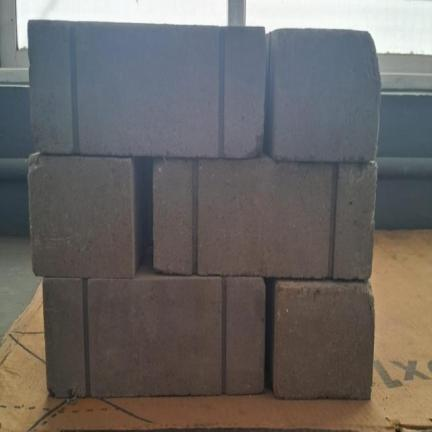
#> input picture test/brick (2).jpg, 432 x 432 px
$ python -i skeleton.py   (imports and definitions only)
#> lines starting #> are read from the running program, lines starting #| are printed output that depends on the picture
"""Skeleton extraction from instance segmentation masks."""

import heapq
from typing import Dict, List, Optional, Tuple

import cv2
import numpy as np
from skimage.morphology import medial_axis, skeletonize

_MASK_SMOOTH_KERNEL = cv2.getStructuringElement(cv2.MORPH_ELLIPSE, (3, 3))
_ERODE_KERNEL = cv2.getStructuringElement(cv2.MORPH_ELLIPSE, (3, 3))
_DCE_EPSILON = 2.0  # contour simplification tolerance (px) before skeletonization
_DENSE_BRICK_FAST_PATH_MIN = 80
_DENSE_BRICK_FAST_PATH_RATIO = 0.8


def _smooth_mask(mask: np.ndarray) -> np.ndarray:
    """Light morphological open — removes noise without bridging adjacent objects."""
    return cv2.morphologyEx(mask, cv2.MORPH_OPEN, _MASK_SMOOTH_KERNEL)


# [30 lines left out: function _dce_simplify_mask, not called in this run]


def _erode_mask(mask: np.ndarray) -> np.ndarray:
    """Light erosion — shrinks masks slightly to prevent edge contact between neighbours."""
    return cv2.erode(mask, _ERODE_KERNEL, iterations=1)


# [158 lines left out: functions _isolate_by_erosion, _fill_binary_holes, _mask_threshold_for_class, _refine_instance_mask, _refine_instance_mask_cropped, _prepare_instance_binaries and 1 more, not called in this run]


_BRICK_BOX_COLORS = [
    (255, 214, 0),
    (255, 96, 96),
    (96, 172, 255),
    (207, 125, 255),
    (64, 220, 180),
]


# [62 lines left out: functions _class_name, _component_centroids, _detect_endpoints_and_branches, _skeleton_length_px, _neighbor_points, not called in this run]


def _edge_weight(a: Tuple[int, int], b: Tuple[int, int]) -> float:
    """Return 8-neighbour graph edge weight between two (y, x) pixels."""
    return float(np.sqrt(2.0)) if a[0] != b[0] and a[1] != b[1] else 1.0


# [743 lines left out: functions _prune_skeleton_branches, _build_skeleton_graph, _dijkstra_skeleton, _reconstruct_path, _longest_skeleton_path, _largest_component and 21 more, not called in this run]


def extract_clean_geometry_overlay(
    image_rgb: np.ndarray,
    result,
    target_classes: Tuple[str, ...] = ("Brick", "I-beam", "nail"),
    draw_labels: bool = False,
) -> Tuple[np.ndarray, List[Dict[str, object]]]:
    """Draw class-specific clean overlays.

    Brick: segmentation mask only.
    I-beam: semantic I-shaped skeleton.
    nail: semantic T-shaped skeleton.
    """
    viz = image_rgb.copy()
    geometry_viz = image_rgb.copy()
    h, w = image_rgb.shape[:2]
    analyses: List[Dict[str, object]] = []
    brick_masks: List[Tuple[np.ndarray, Tuple[int, int, int]]] = []
    drew_geometry = False

    if result.masks is None or result.boxes is None:
        return viz, analyses

    masks = result.masks.data.cpu().numpy()
    cls_ids = result.boxes.cls.cpu().numpy()
    confs = result.boxes.conf.cpu().numpy() if result.boxes.conf is not None else np.full(len(cls_ids), np.nan)
    target_keys = {name.casefold() for name in target_classes}

    class_counts: Dict[str, int] = {}
    for cls_id in cls_ids:
        class_key = _class_name(result, cls_id).casefold()
        class_counts[class_key] = class_counts.get(class_key, 0) + 1

    # --- Use already-refined masks from apply_mask_postprocessing ---
    # The full morph open/close/hole-fill/largest-component pipeline already
    # ran before this function is called. Read directly without re-isolation.
    binaries_isolated = [
        (result.masks.data[idx].cpu().numpy() > 0).astype(np.uint8)
        for idx in range(result.masks.data.shape[0])
    ]

    if "i-beam" in target_keys:
        ibeam_viz, ibeam_analyses = analyze_skeleton_polylines(
            image_rgb,
            result,
            target_class="I-beam",
            draw_labels=False,
            draw_axis=False,
        )
        changed = np.any(ibeam_viz != image_rgb, axis=2)
        if np.any(changed):
            geometry_viz[changed] = ibeam_viz[changed]
            drew_geometry = True
        analyses.extend(ibeam_analyses)

    # --- Angle voting: compute median I-beam main-axis angle for outlier correction ---
    # Only vote when ≥3 I-beams exist. With exactly 2 beams the median is their
    # average, which incorrectly forces both to a wrong angle when they have
    # genuinely different orientations (e.g. 0° and 80° → median 40°).
    # With 3+ beams the median is robust to a single outlier.
    order = list(range(min(len(masks), len(cls_ids))))

    for idx in order:
        if idx >= len(cls_ids):
            continue

        class_name = _class_name(result, cls_ids[idx])
        class_key = class_name.casefold()
        if class_key not in target_keys:
            continue

        # Use isolated binary mask; class-specific geometry functions handle morphology.
        binary = _ensure_binary_shape(binaries_isolated[idx], h, w)
        bbox = _mask_bbox(binary)

        if class_key == "brick":
            if bbox is not None and np.count_nonzero(binary) >= 20:
                box_color = _BRICK_BOX_COLORS[len(brick_masks) % len(_BRICK_BOX_COLORS)]
                brick_masks.append((binary, box_color))
            continue

        if class_key == "i-beam":
            continue

        caps: List[Tuple[Tuple[int, int], Tuple[int, int]]] = []
        if class_key == "nail":
            endpoints, caps, angle_deg, length_px = _mask_t_profile_geometry(binary)
        else:
            endpoints, angle_deg, length_px = _mask_axis_geometry(binary)

        instance_id = len(analyses) + 1
        if class_key == "nail":
            status = "ok_t_profile_skeleton" if len(endpoints) == 2 and len(caps) == 1 else "needs_review_no_clear_t_profile"
        else:
            status = "ok_clean_axis" if len(endpoints) == 2 else "needs_review_no_clear_axis"
        analysis: Dict[str, object] = {
            "instance_id": instance_id,
            "detection_index": idx,
            "class": class_name,
            "confidence": None if np.isnan(float(confs[idx])) else round(float(confs[idx]), 3),
            "length_px": round(length_px, 2),
            "angle_deg": None if angle_deg is None else round(angle_deg, 2),
            "geometry_method": "t_profile_skeleton" if class_key == "nail" else "clean_shape_overlay",
            "endpoints": endpoints,
            "polyline_points": [],
            "branch_points": [],
            "axis_endpoints": endpoints,
            "flange_caps": caps if class_key in ("i-beam", "nail") else [],
            "status": status,
        }
        analyses.append(analysis)

        if len(endpoints) == 2:
            color = (0, 255, 0)
            thickness = _clean_overlay_thickness(class_key, (h, w), class_counts.get(class_key, 0))
            if class_key == "i-beam":
                # Draw a straight PCA axis line instead of the wobbly
                # slice-midpoint polyline — I-beams are rigid straight
                # objects, the polyline just adds visual noise.
                _draw_clean_axis(geometry_viz, endpoints, color=color, thickness=thickness)
                for cap_start, cap_end in caps:
                    cv2.line(geometry_viz, cap_start, cap_end, color, thickness, cv2.LINE_AA)
                drew_geometry = True
            elif class_key == "nail":
                _draw_t_profile(geometry_viz, endpoints, caps, color=color, thickness=thickness)
                drew_geometry = True
            else:
                _draw_clean_axis(geometry_viz, endpoints, color=color, thickness=thickness)
                drew_geometry = True
            if draw_labels:
                label = f"#{instance_id} {class_name} {analysis['length_px']}px"
                anchor = endpoints[0]
                cv2.putText(geometry_viz, label, (anchor[0] + 6, anchor[1] - 8), cv2.FONT_HERSHEY_SIMPLEX, 0.5, (0, 0, 0), 2, cv2.LINE_AA)
                cv2.putText(geometry_viz, label, (anchor[0] + 6, anchor[1] - 8), cv2.FONT_HERSHEY_SIMPLEX, 0.5, (255, 255, 255), 1, cv2.LINE_AA)

    if drew_geometry or brick_masks:
        for brick_mask, box_color in brick_masks:
            _draw_brick_segmentation(geometry_viz, brick_mask, box_color=box_color)
        viz = cv2.addWeighted(geometry_viz, 0.72, image_rgb, 0.28, 0)
    return viz, analyses


# [177 lines left out: functions analyze_skeleton_polylines, get_confidence_stats, not called in this run]

>>> import cv2
>>> picture = cv2.imread('../test/brick (2).jpg', cv2.IMREAD_GRAYSCALE)
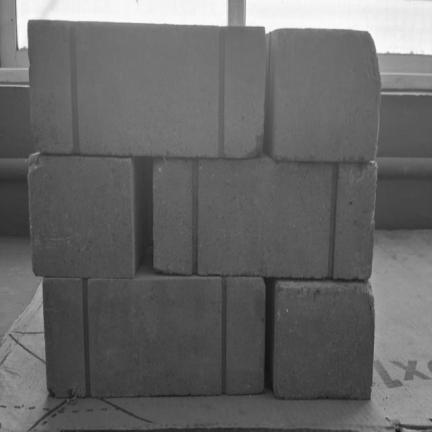
#> picture: shape (432, 432); min 14, max 255, mean 102.7
>>> result = extract_clean_geometry_overlay(picture, 'out.png')
#> (the run stopped early here; a loop or call above may not have finished)
